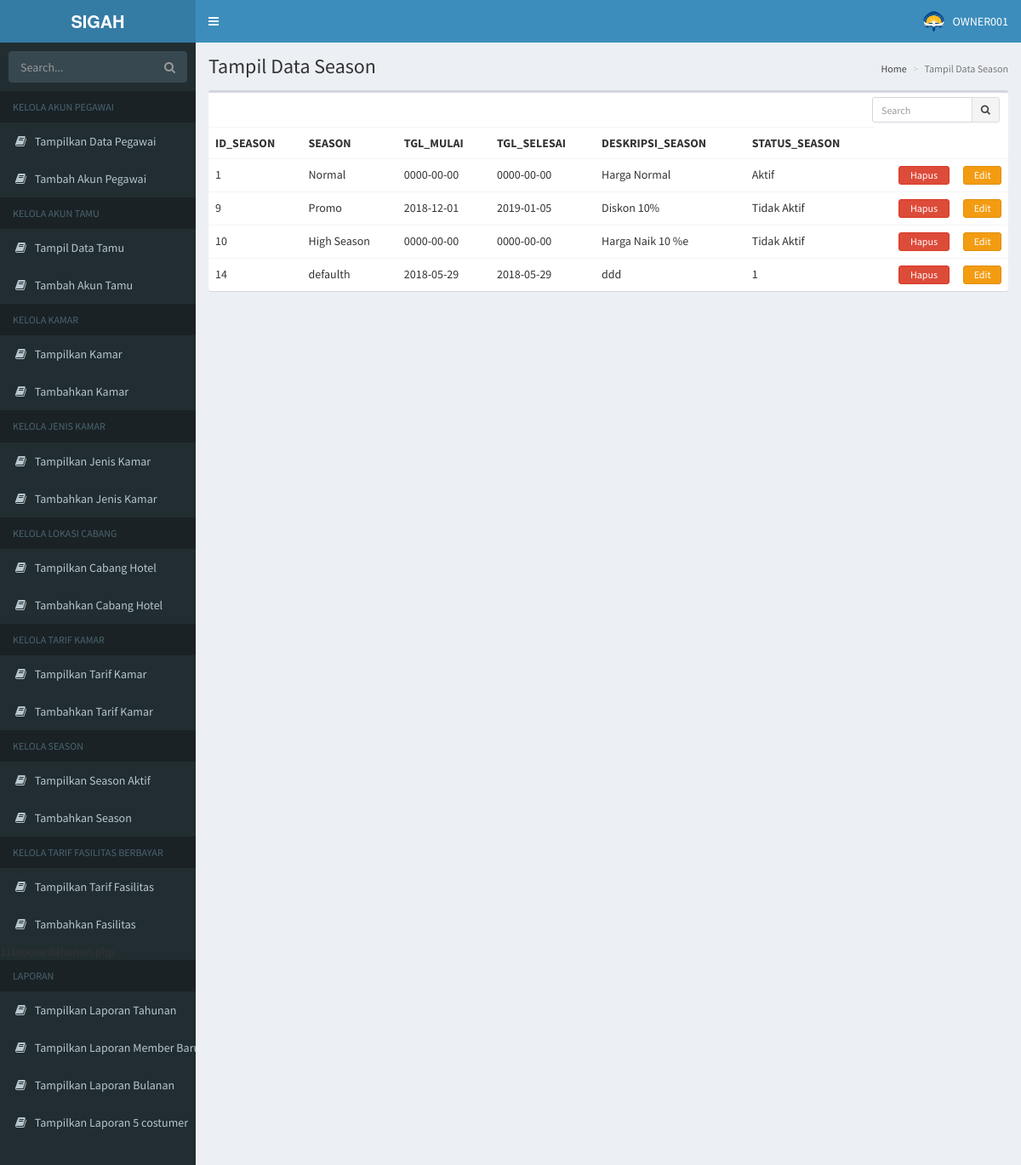
Page /9showsession.php (signed in) on the committed database.
### tables this page shows
CREATE TABLE `season` (
  `ID_SEASON` int(11) NOT NULL,
  `SEASON` varchar(11) DEFAULT NULL,
  `TGL_MULAI` date DEFAULT NULL,
  `TGL_SELESAI` date DEFAULT NULL,
  `DESKRIPSI_SEASON` varchar(255) DEFAULT NULL,
  `STATUS_SEASON` varchar(20) DEFAULT NULL
);

### 9showsession.php (the view, shortened to what this page needs)
<?php
 include("connection.php");
?>
<!DOCTYPE html>
<html>
<head>
  <link rel="stylesheet" href="asset/bower_components/bootstrap/dist/css/bootstrap.min.css">
  <link rel="stylesheet" href="asset/bower_components/font-awesome/css/font-awesome.min.css">
  <link rel="stylesheet" href="asset/bower_components/Ionicons/css/ionicons.min.css">
  <link rel="stylesheet" href="asset/dist/css/AdminLTE.min.css">
  <link rel="stylesheet" href="asset/dist/css/skins/_all-skins.min.css">
</head>
<body class="hold-transition skin-blue sidebar-mini">
<div class="wrapper">
 <?php
 include("navbar1.php");
 ?>
  <div class="content-wrapper">
    <section class="content-header">
      <h1>
        Tampil Data Season
      </h1>
      <ol class="breadcrumb">
        <li><a href="#">Home</a></li>
        <li class="active">Tampil Data Season</li>
      </ol>
    </section>
    <section class="content">
    <div class="row">
        <div class="col-xs-12">
          <div class="box">
            <div class="box-header">
              <div class="box-tools">
                <div class="input-group input-group-sm" style="width: 150px;">
                  <input type="text" name="table_search" class="form-control pull-right" placeholder="Search">
                  <div class="input-group-btn">
                    <button type="submit" class="btn btn-default"><i class="fa fa-search"></i></button>
                  </div>
                </div>
              </div>
            </div>
            <div class="box-body table-responsive no-padding">
              <table class="table table-hover">
                <tr>
                <th>ID_SEASON</th>
                <th>SEASON</th>
                <th>TGL_MULAI</th>
                <th>TGL_SELESAI</th>
                <th>DESKRIPSI_SEASON</th>
                <th>STATUS_SEASON</th>
                </tr>
                <?php
                $query="SELECT * FROM season";
                $result = mysqli_query($link, $query);
                while($data = mysqli_fetch_assoc($result))
                {
                  echo "<tr>";
                  echo "<td>$data[ID_SEASON]</td>";
                  echo "<td>$data[SEASON]</td>";
                  echo "<td>$data[TGL_MULAI]</td>";
                  echo "<td>$data[TGL_SELESAI]</td>";
                  echo "<td>$data[DESKRIPSI_SEASON]</td>";
                  echo "<td>$data[STATUS_SEASON]</td>";
                  echo "<td>";
                ?>
                    <td>
                    <form action="9showsession.php" method="post" >
                    <input type="submit" name="submit" value="Hapus" class="btn btn-block btn-danger btn-xs">
                    </form>
                    </td>
                    <td>
                    <form action="9updatesession.php" method="post" >
                    <input type="submit" name="submit" value="Edit" class="btn btn-block btn-warning btn-xs">
                    </form>
                    </td>
                  <?php
                  echo "</td>";
                  echo "</tr>";
                }
                  ?>
              </table>
            </div>
          </div>
        </div>
      </div>
    </section>
  </div>
</body>
</html>

### rows in the picture
season: ID_SEASON "1", SEASON "Normal", TGL_MULAI "0000-00-00", TGL_SELESAI "0000-00-00", DESKRIPSI_SEASON "Harga Normal", STATUS_SEASON "Aktif"
season: ID_SEASON "9", SEASON "Promo", TGL_MULAI "2018-12-01", TGL_SELESAI "2019-01-05", DESKRIPSI_SEASON "Diskon 10%", STATUS_SEASON "Tidak Aktif"
season: ID_SEASON "10", SEASON "High Season", TGL_MULAI "0000-00-00", TGL_SELESAI "0000-00-00", DESKRIPSI_SEASON "Harga Naik 10 %e", STATUS_SEASON "Tidak Aktif"
season: ID_SEASON "14", SEASON "defaulth", TGL_MULAI "2018-05-29", TGL_SELESAI "2018-05-29", DESKRIPSI_SEASON "ddd", STATUS_SEASON "1"

### other values in the picture
$pengunjung "OWNER001"
